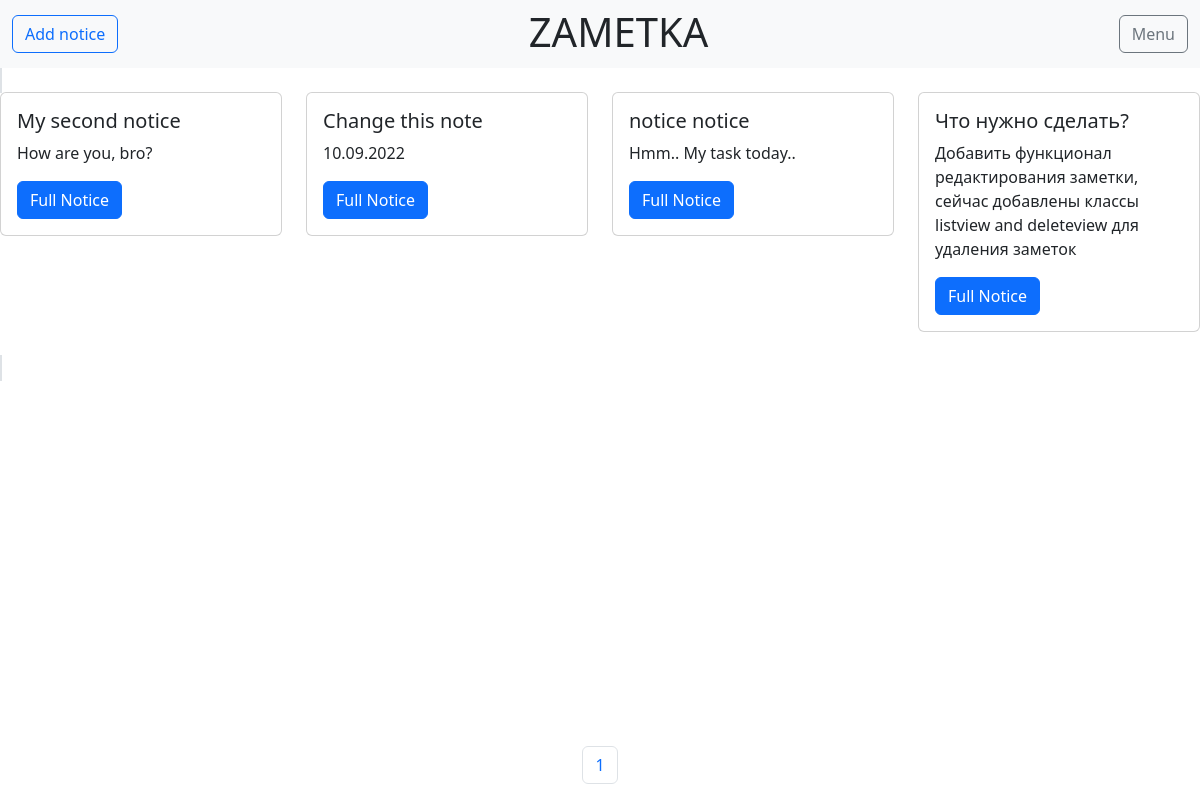
/, run on an earlier commit of the app's database.
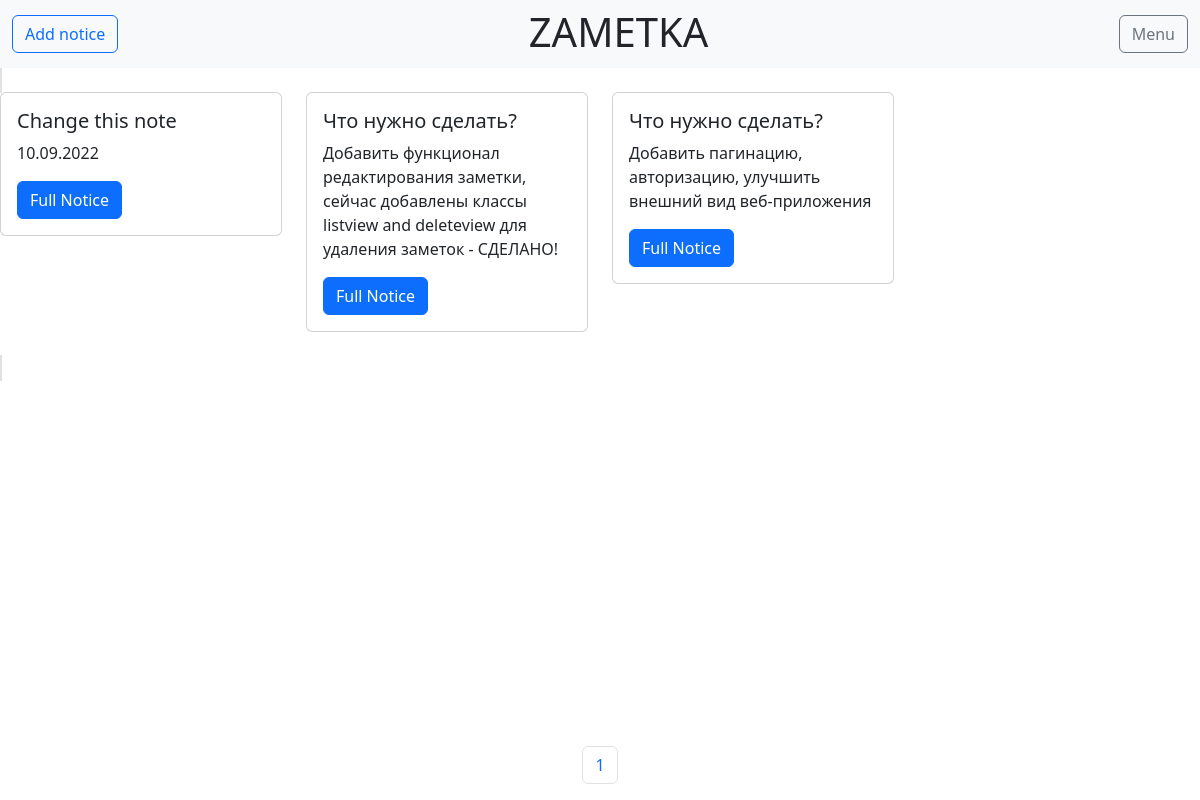
And on a later commit of the database.
### noticeapp/models.py (models this page shows, shortened)
class Notice(models.Model):
    title = models.CharField(max_length=50)
    text = models.TextField(blank=True)
    time_create = models.DateTimeField(auto_now_add=True)
    def get_absolute_url(self):
        return reverse('fullnotice', kwargs={'notice_id': self.pk})
    class Meta: #for admin board
        ordering = ['time_create', 'title']

### noticeapp/views.py (the view)
# urls.py: path('', NoticeHome.as_view(), name='home'), #доменсайта, + префикс noticeapp
class NoticeHome(ListView):#Отвечает за базовую страницу сайта и основываться на классе ListView
    paginate_by = 12
    model = Notice
    template_name = "notice/index.html"
    context_object_name = 'notice_card_information'

### noticeapp/templates/notice/index.html (shortened to what this page needs)
{% load static %}
<!DOCTYPE html>
<html lang="en">
<head>
    <link type="text/css" href = "{% static 'noticeapp/css/style.css' %}" rel="stylesheet" >
    <link href="https://cdn.jsdelivr.net/npm/bootstrap@5.2.0/dist/css/bootstrap.min.css" rel="stylesheet">
</head>
<body>
<nav class="navbar navbar-expand-lg bg-light">
    <div class="container-fluid">
        <div class="collapse navbar-collapse" id="navbarSupportedContent">
            <ul class="navbar-nav me-auto mb-2 mb-lg-0">
                <a href="{% url 'addnotice' %}" type="button" class="btn btn-outline-primary">Add notice</a>
            </ul>
            <h1 class="me-auto mb-2 mb-lg-1">ZAMETKA</h1>
            <a href="#" type="button" class="btn btn-outline-secondary">Menu</a>
        </div>
    </div>
</nav>
<span class="border border-2">
    <div class="row">
        {% for elem in notice_card_information %}
        <br><div class="col-sm-3">
    <div class="card">
      <div class="card-body">
        <h5 class="card-title">{{elem.title}}</h5>
        <p class="card-text">{{elem.text}}</p>
        <a href="{{ elem.get_absolute_url }}" class="btn btn-primary">Full Notice</a>
      </div>
    </div></br>
  </div>
        {% endfor %}
</div>
</span>
<div class="fixed-bottom">
    <nav aria-label="Page navigation example">
        <ul class="pagination justify-content-center">
            {% for p in page_obj.paginator.page_range %}
            {% if p >= page_obj.number|add:-1 and p <= page_obj.number|add:1 %}
            <li class="page-item"><a class="page-link" href="?page={{ p }}">{{ p }}</a></li>
            {% endif %}
            {% endfor %}
        </ul>
    </nav>
</div>
</body>
</html>

### noticeapp/static/noticeapp/css/style.css (style rules this page uses)
body { background: rgb(255, 255, 255); font-size: 18px; color:#343434;; font-family:'Trebuchet MS', 'Lucida Sans Unicode', 'Lucida Grande', 'Lucida Sans', Arial, sans-serif; }

What changed in the data, as far as the page shows it:
removed Notice: title "My second notice", text "How are you, bro?"
removed Notice: title "notice notice", text "Hmm.. My task today.."
changed Notice: text "Добавить функционал редактирования заметки, сейчас добавлены классы listview and deleteview для удаления заметок" → "Добавить функционал редактирования заметки, сейчас добавлены классы listview and deleteview для удаления заметок - СДЕЛАНО!"
added Notice: title "Что нужно сделать?", text "Добавить пагинацию, авторизацию, улучшить внешний вид веб-приложения"
